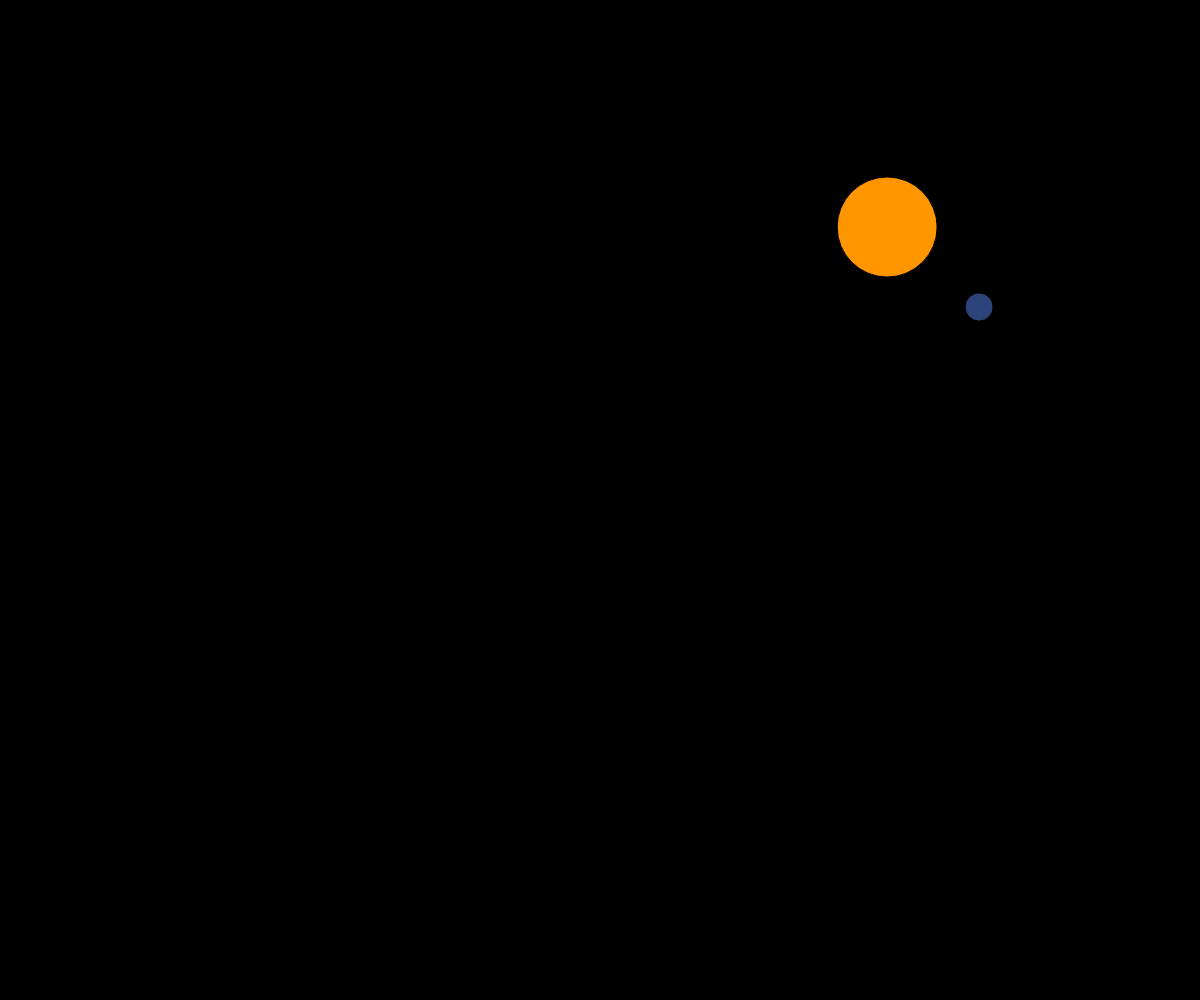
Frame 1 (no input)
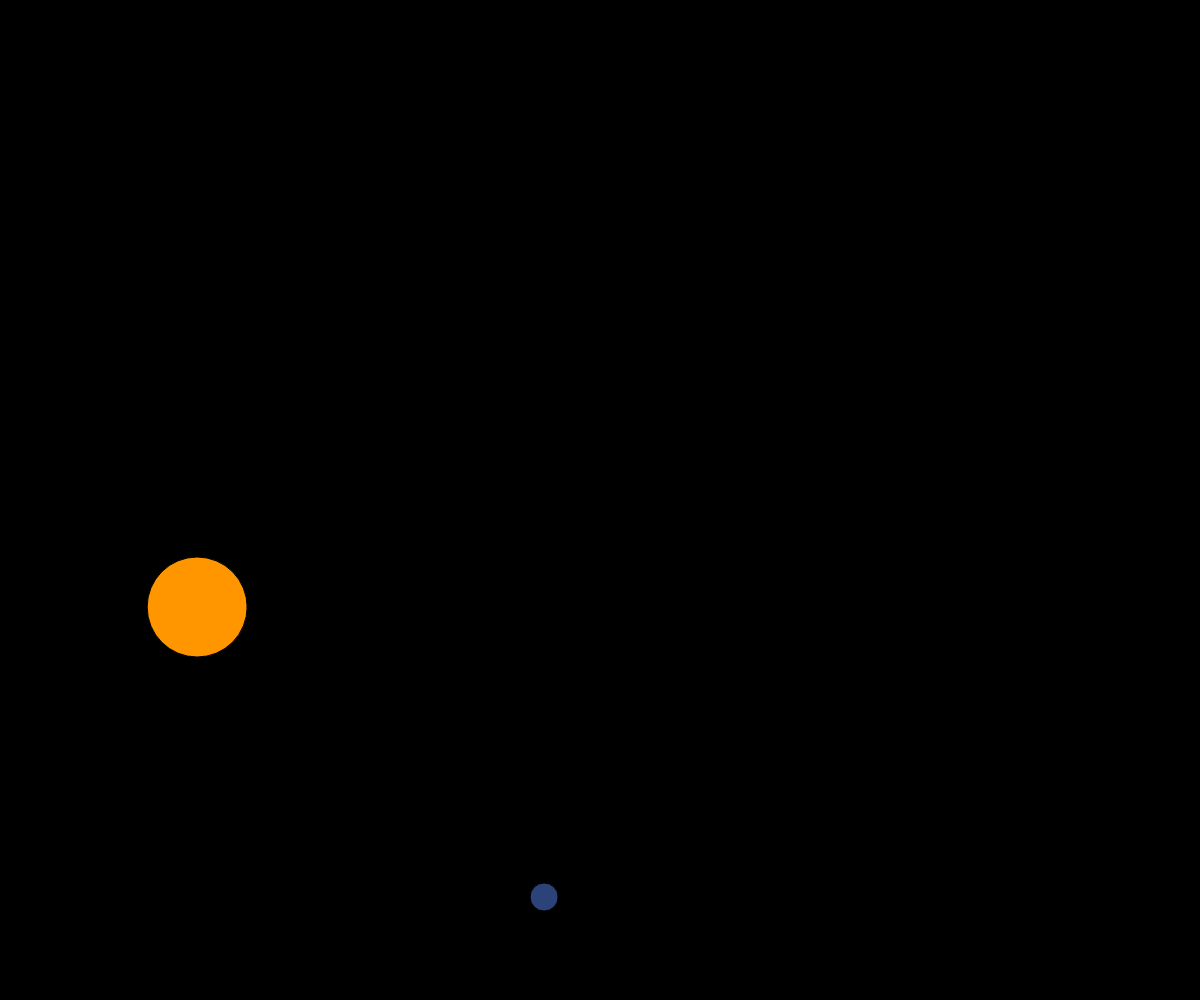
Frame 60 (no input)
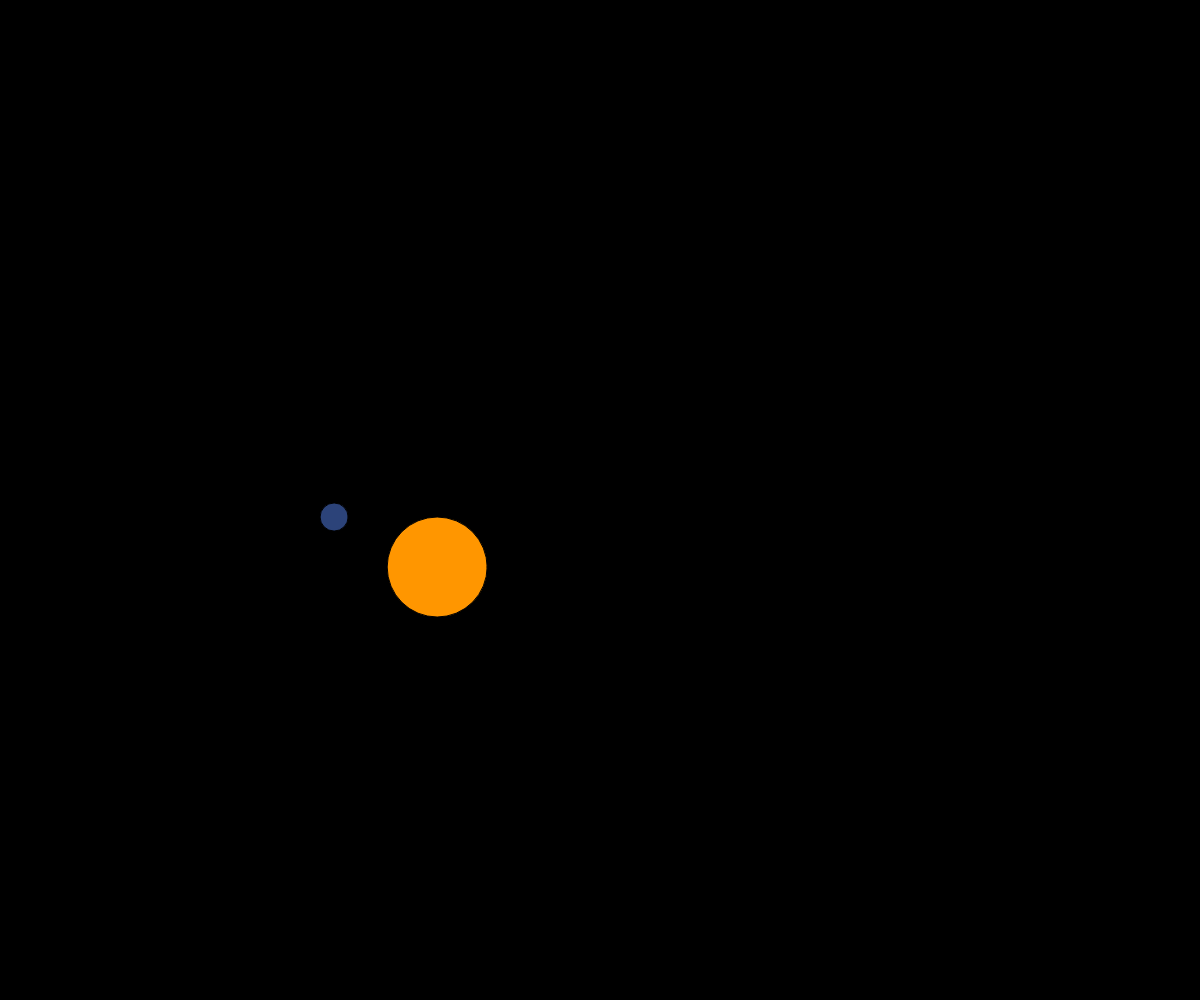
Frame 120 (the mouse pressed at the canvas centre since frame 60)

The p5.js sketch that drew these frames (run headless with seeded random() and noise() and a simulated clock; from frame 60 on, the mouse is pressed at the canvas centre):

// p5.js sketch
// ── sketch.js
// var balls = new Array();
var balls = [];
var bb;
var ball;


function setup(){
  createCanvas(windowWidth, windowHeight);
  bb = new Basketball();
  ball = new Ball();
}

function draw(){
  background(0);
  bb.update();
  bb.draw();

  ball.update();
  ball.draw();
}














































// ── ball.js
function Ball( radius, c ){
  this.x = random( 0, width );
  this.y = random( 0, height );
  this.xSpeed = 15;
  this.ySpeed = 10;
  this.radius = radius || random(5, 100);
  this.color = c || color( random (255), random(255), random(255) );
  this.r = random();
  this.rotation = random(0, 360) * PI / 180;
}

Ball.prototype.update = function(){
  this.checkEdges();
  this.x += this.xSpeed;
  this.y += this.ySpeed;
}

Ball.prototype.draw = function(){
  fill(this.color);
  push();
  // rotate(this.rotation);
  // if( this.r > .666 ){
  //   rect(this.x, this.y, this.radius, this.radius);
  // }else if( this.r > .333 ){
  //   ellipse(this.x, this.y, this.radius, this.radius); 
  // }else{
  //   triangle(this.x, this.y, this.x + 30, this.y + 50, this.x - 30, this.y + 50);
  // }
  ellipse(this.x, this.y, this.radius, this.radius);
  pop();
  
}

Ball.prototype.checkEdges = function(){
  if( this.x >= width || this.x <= 0) this.xSpeed *= -1;
  if( this.y >= height || this.y <= 0) this.ySpeed *= -1;
}
// ── basketball.js
function Basketball(){
	this.radius = 100;
	this.color  = color(255, 150, 0);
	Ball.call(this, this.radius, this.color);
}

Basketball.prototype = Object.create(Ball.prototype);

Basketball.prototype.constructor = Basketball;

Basketball.prototype.update = function(){
	this.checkEdges();
	this.x += this.xSpeed * 2;
  this.y += this.ySpeed * 2;
}

Basketball.prototype.wiggly = function(){
	this.x += random(10,20);
	this.y += random(10,20);
}
